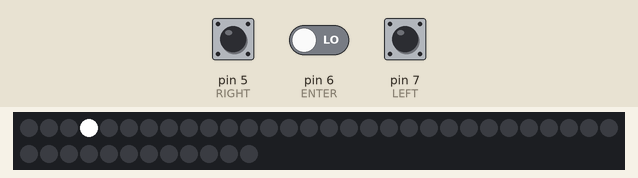
A sketch run on a simulated Arduino Uno, built with avr-gcc and run on an emulated ATmega328P. Parts: 42 RGB LEDs in strip order, left to right, continuing on the next row. Inputs (shaded band) come from the test bench; at power-on: pin 6 (ENTER) LOW, pin 5 (RIGHT) LOW, pin 7 (LEFT) LOW.

Above: at 1.6 s.
1.7 s: pin 6 (ENTER) driven HIGH
3.5 s: pin 5 (RIGHT) pulled HIGH for 1 s
At 5.7 s:
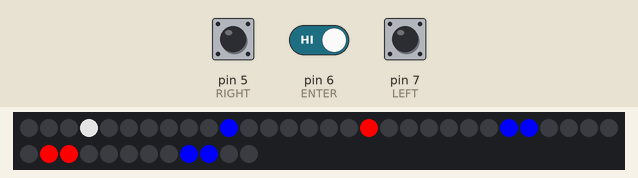
6.0 s: pin 7 (LEFT) pulled HIGH for 0.5 s
8.0 s: pin 5 (RIGHT) pulled HIGH for 0.5 s
10.0 s: pin 7 (LEFT) pulled HIGH for 1 s
Timing chart, 0 to 13.0 s (numbered marks = the images above; inputs shaded):
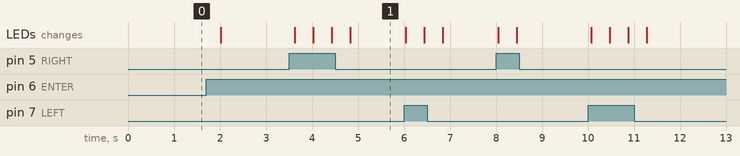

Measured:
- after the input at 3.5 s, the LEDs: first change after 0.13 s (image 1 shows a later state)

The sketch:

connect-four.ino
```cpp
#include "Arduino.h"
#include <Adafruit_NeoPixel.h>
#ifdef __AVR__
#include <avr/power.h>
#endif

constexpr int ROW_COUNT = 6;
constexpr int COLUMN_COUNT = 7;

constexpr int LEFT = 7;
constexpr int ENTER = 6;
constexpr int RIGHT = 5;
constexpr int START = 4;
constexpr int RESET = 3;

constexpr int LED_PIN = 11;
constexpr int LED_COUNT = ROW_COUNT * COLUMN_COUNT;

constexpr int CELL_COUNT = ROW_COUNT * COLUMN_COUNT;

Adafruit_NeoPixel pixels(LED_COUNT, LED_PIN, NEO_GRB + NEO_KHZ800);

enum State {
  Empty,
  Selecting,
  NotSelectable,
  TeamOne,
  TeamTwo,
};

enum ColorState {
  ColorEmpty = 0x000000,
  ColorSelecting = 0xFFFFFF,
  ColorNotSelectable = 0xAAAAAA,
  ColorTeamOne = 0x0000FF,
  ColorTeamTwo = 0xFF0000,
};

static State game[CELL_COUNT] = {};

void setup();
void loop();
void print_state();
boolean areFourConnected(State player);
State get_board(int x, int y);
void set_board(int x, int y, State state);
int turn_first_player();
int turn_second_player();
int play_a_chip(State player);
ColorState color_from_state(State state);

void setup() {
  Serial.begin(9600);

#if defined(__AVR_ATtiny85__) && (F_CPU == 16000000)
  clock_prescale_set(clock_div_1);
#endif

  pinMode(LEFT, INPUT);
  pinMode(ENTER, INPUT);
  pinMode(RIGHT, INPUT);
  pinMode(START, INPUT);

  pinMode(RESET, OUTPUT);

  pixels.begin();

  pixels.clear();

  print_state();
}

// TODO add a wining animation
void loop() {
  static int status = 0;

  status = status | turn_first_player();

  if (status != 0) {
    for (int i = 0; i < CELL_COUNT; i++)
      game[i] = State::TeamOne;

    while (true)
      ;
  }

  status = status | turn_second_player();

  if (status != 0) {
    for (int i = 0; i < CELL_COUNT; i++)
      game[i] = State::TeamTwo;

    while (true)
      ;
  }
}

void print_state() {
  for (int i = 0; i < LED_COUNT; i++)
    pixels.setPixelColor(i, (uint32_t)color_from_state(game[i]));

  pixels.show();
}

ColorState color_from_state(State state) {
  switch (state) {
  case State::Empty:
    return ColorState::ColorEmpty;
  case State::Selecting:
    return ColorState::ColorSelecting;
  case State::NotSelectable:
    return ColorState::ColorNotSelectable;
  case State::TeamOne:
    return ColorState::ColorTeamOne;
  case State::TeamTwo:
    return ColorState::ColorTeamTwo;
  default:
    return ColorState::ColorEmpty;
  }
}

boolean areFourConnected(State player) {

  // horizontalCheck
  for (int j = 0; j < ROW_COUNT - 3; j++) {
    for (int i = 0; i < COLUMN_COUNT; i++) {
      if (get_board(i, j) == player && get_board(i, j + 1) == player &&
          get_board(i, j + 2) == player && get_board(i, j + 3) == player) {
        return true;
      }
    }
  }

  // verticalCheck
  for (int i = 0; i < COLUMN_COUNT - 3; i++) {
    for (int j = 0; j < ROW_COUNT; j++) {
      if (get_board(i, j) == player && get_board(i + 1, j) == player &&
          get_board(i + 2, j) == player && get_board(i + 3, j) == player) {
        return true;
      }
    }
  }

  // ascendingDiagonalCheck
  for (int i = 3; i < COLUMN_COUNT; i++) {
    for (int j = 0; j < ROW_COUNT; j++) {
      if (get_board(i, j) == player && get_board(i - 1, j + 1) == player &&
          get_board(i - 2, j + 2) == player &&
          get_board(i - 3, j + 3) == player)
        return true;
    }
  }
  // descendingDiagonalCheck
  for (int i = 3; i < COLUMN_COUNT; i++) {
    for (int j = 3; j < ROW_COUNT; j++) {
      if (get_board(i, j) == player && get_board(i - 1, j - 1) == player &&
          get_board(i - 2, j - 2) == player &&
          get_board(i - 3, j - 3) == player)
        return true;
    }
  }
  return false;
}

// helper function to access an 1-dimensional array as a 2-dimensional one
State get_board(int x, int y) { return game[x + y * COLUMN_COUNT]; }

// helper function to write to an 1-dimensional array as a 2-dimensional one
void set_board(int x, int y, State state) {
  game[x + y * COLUMN_COUNT] = state;
}

int turn_first_player() {
  if (areFourConnected(State::TeamOne)) {
    return 1;
  }

  play_a_chip(State::TeamOne);

  return 0;
}

int turn_second_player() {
  if (areFourConnected(State::TeamOne)) {
    return 2;
  }

  play_a_chip(State::TeamTwo);

  return 0;
}

int play_a_chip(State player) {
  int column = 3;
  int row = ROW_COUNT;
  State old_state;

  while (true) {
    // get button states
    int enter_status = digitalRead(ENTER);
    int right_status = digitalRead(RIGHT);
    int left_status = digitalRead(LEFT);

    if (enter_status && get_board(column, 0) == State::Empty)
      break;

    if (right_status && column < 6)
      column++;

    if (left_status && column > 0)
      column++;

    old_state = get_board(column, 0);

    // check if a cell is already occupied or not
    if (old_state == State::TeamOne || old_state == State::TeamTwo) {
      set_board(column, 0, State::NotSelectable);
    } else {
      set_board(column, 0, State::Selecting);
    }

    // print state with currently selected cell
    print_state();

    set_board(column, 0, old_state);

    delay(400);
  }

  // check which is the last free row
  for (row = ROW_COUNT - 1; row >= 0; row--) {
    if (get_board(column, row) == State::Empty)
      break;
  }

  // TODO add animation for falling piece
  set_board(column, row, player);
}
```
